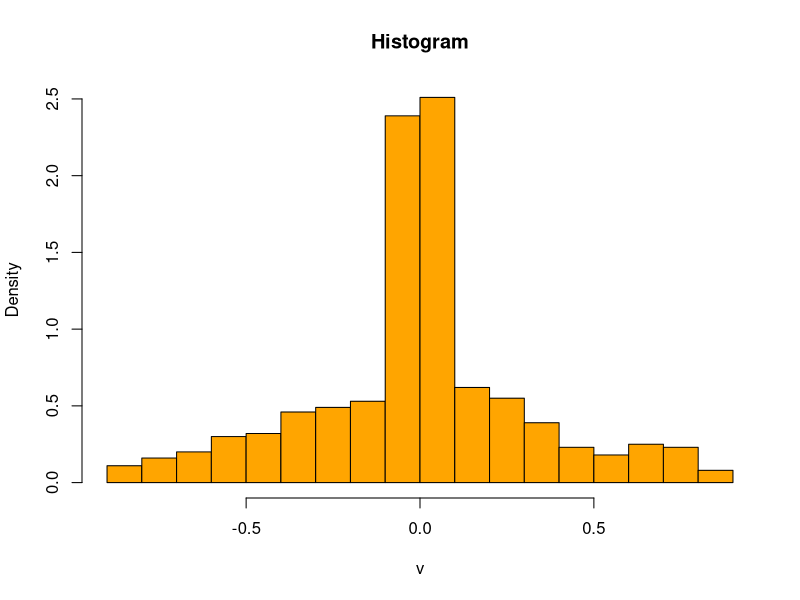

Recreate this plot in R.
r <- runif(1000, -1, 1)

v <- r * r * sin(r)

x11()

hist(v, 
     breaks = 20,
     col    ="orange",
     main   ="Histogram",
     freq   = FALSE)



z <- locator(1) # wait for mouse click or enter pressed
